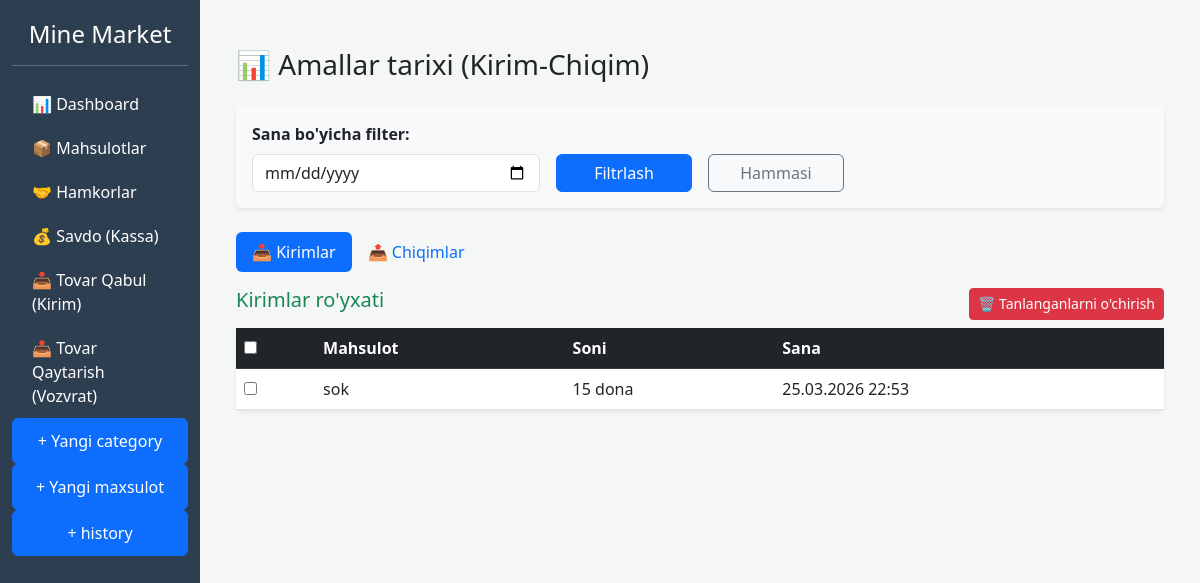
The page /history/ on the database its author committed.
### ecooo/models.py (models this page shows, shortened)
class Inbound(models.Model):
    partner = models.ForeignKey(Partner, on_delete=models.CASCADE)
    product = models.ForeignKey(Product, on_delete=models.CASCADE)
    quantity = models.IntegerField()
    buy_price = models.DecimalField(max_digits=12, decimal_places=2)
    created_at = models.DateTimeField(auto_now_add=True)

class Product(models.Model):
    UNIT_CHOICES = [
        ('dona', 'Dona'),
        ('kg', 'Kilogramm'),
    ]
    name = models.CharField(max_length=255)
    category = models.ForeignKey('Category', on_delete=models.CASCADE)
    barcode = models.CharField(max_length=100, blank=True, null=True)
    stock = models.DecimalField(max_digits=10, decimal_places=2, default=0.00)
    cost_price = models.DecimalField(max_digits=12, decimal_places=2)
    selling_price = models.DecimalField(max_digits=12, decimal_places=2)
    unit = models.CharField(
        max_length=10,
        choices=UNIT_CHOICES,
        default='dona'
    )

### ecooo/views.py (the view, shortened to what this page needs)
# urls.py: path('history/', views.transaction_history, name='transaction_history'),
def transaction_history(request):
    date_str = request.GET.get('date')
    inbounds = Inbound.objects.all().order_by('-created_at')
    outbounds = Sale.objects.all().order_by('-created_at')
    if date_str:
        inbounds = inbounds.filter(created_at__date=date_str)
        outbounds = outbounds.filter(created_at__date=date_str)
    return render(request, 'history.html', {
        'inbounds': inbounds,
        'outbounds': outbounds,
        'today': datetime.now().date()
    })

### templates/history.html (shortened to what this page needs)
{% extends 'base.html' %}
{% block content %}
<div class="container mt-4">
    <h3 class="mb-4">📊 Amallar tarixi (Kirim-Chiqim)</h3>
    <div class="card mb-4 border-0 shadow-sm">
        <div class="card-body bg-light rounded">
            <form method="GET" class="row g-3 align-items-end">
                <div class="col-md-4">
                    <label class="form-label fw-bold">Sana bo'yicha filter:</label>
                    <input type="date" name="date" class="form-control" value="{{ request.GET.date }}">
                </div>
                <div class="col-md-2">
                    <button type="submit" class="btn btn-primary w-100">Filtrlash</button>
                </div>
                <div class="col-md-2">
                    <a href="{% url 'transaction_history' %}" class="btn btn-outline-secondary w-100">Hammasi</a>
                </div>
            </form>
        </div>
    </div>
    <ul class="nav nav-pills mb-3" id="pills-tab" role="tablist">
        <li class="nav-item" role="presentation">
            <button class="nav-link active" data-bs-toggle="pill" data-bs-target="#in-tab">📥 Kirimlar</button>
        </li>
        <li class="nav-item" role="presentation">
            <button class="nav-link" data-bs-toggle="pill" data-bs-target="#out-tab">📤 Chiqimlar</button>
        </li>
    </ul>
    <div class="tab-content mt-3">
        <div class="tab-pane fade show active" id="in-tab">
            <form method="POST">
                <div class="d-flex justify-content-between mb-2">
                    <h5 class="text-success">Kirimlar ro'yxati</h5>
                    <button type="submit" name="delete_ids" class="btn btn-danger btn-sm" onclick="return confirm('Tanlanganlarni o'chirishni xohlaysizmi?')">
                        🗑 Tanlanganlarni o'chirish
                    </button>
                </div>
                <table class="table table-hover bg-white rounded shadow-sm">
                    <thead class="table-dark">
                        <tr>
                            <th><input type="checkbox" id="select-all-in"></th>
                            <th>Mahsulot</th>
                            <th>Soni</th>
                            <th>Sana</th>
                        </tr>
                    </thead>
                    <tbody>
                        {% for item in inbounds %}
                        <tr>
                            <td><input type="checkbox" name="selected_ids" value="{{ item.id }}" class="in-checkbox"></td>
                            <td>{{ item.product.name }}</td>
                            <td>{{ item.quantity }} {{ item.product.unit }}</td>
                            <td>{{ item.created_at|date:"d.m.Y H:i" }}</td>
                        </tr>
                        {% empty %}
                        <tr><td colspan="4" class="text-center">Ma'lumot topilmadi</td></tr>
                        {% endfor %}
                    </tbody>
                </table>
            </form>
        </div>
    </div>
</div>
{% endblock %}

### templates/base.html (style rules this page uses)
body { background-color: #f4f7f6; }

### rows shown on the page
Inbound: product.name "sok", quantity "15", product.unit "dona", created_at "25.03.2026 22:53"
